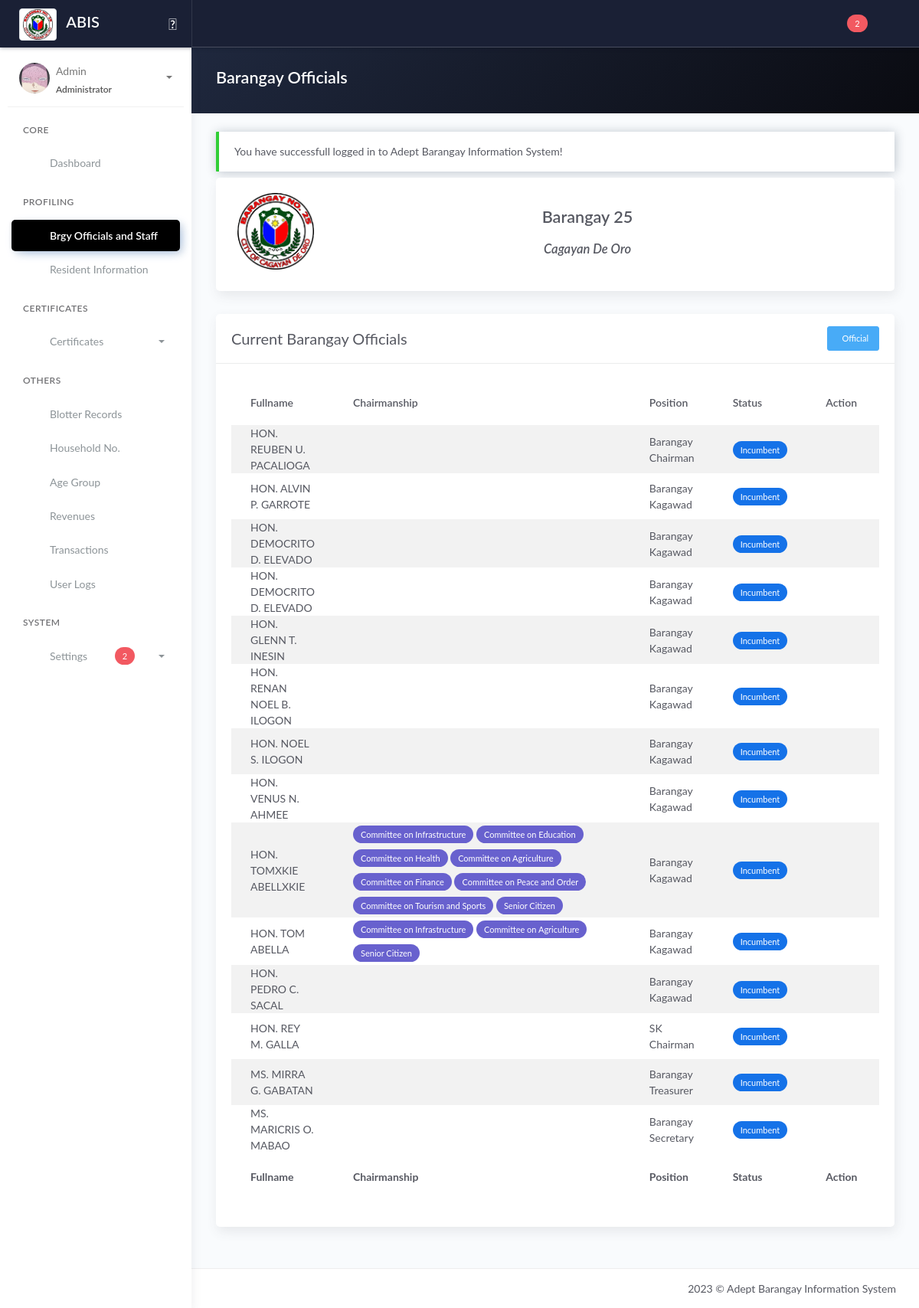
/officials.php (signed in), run on an earlier commit of the app's database.
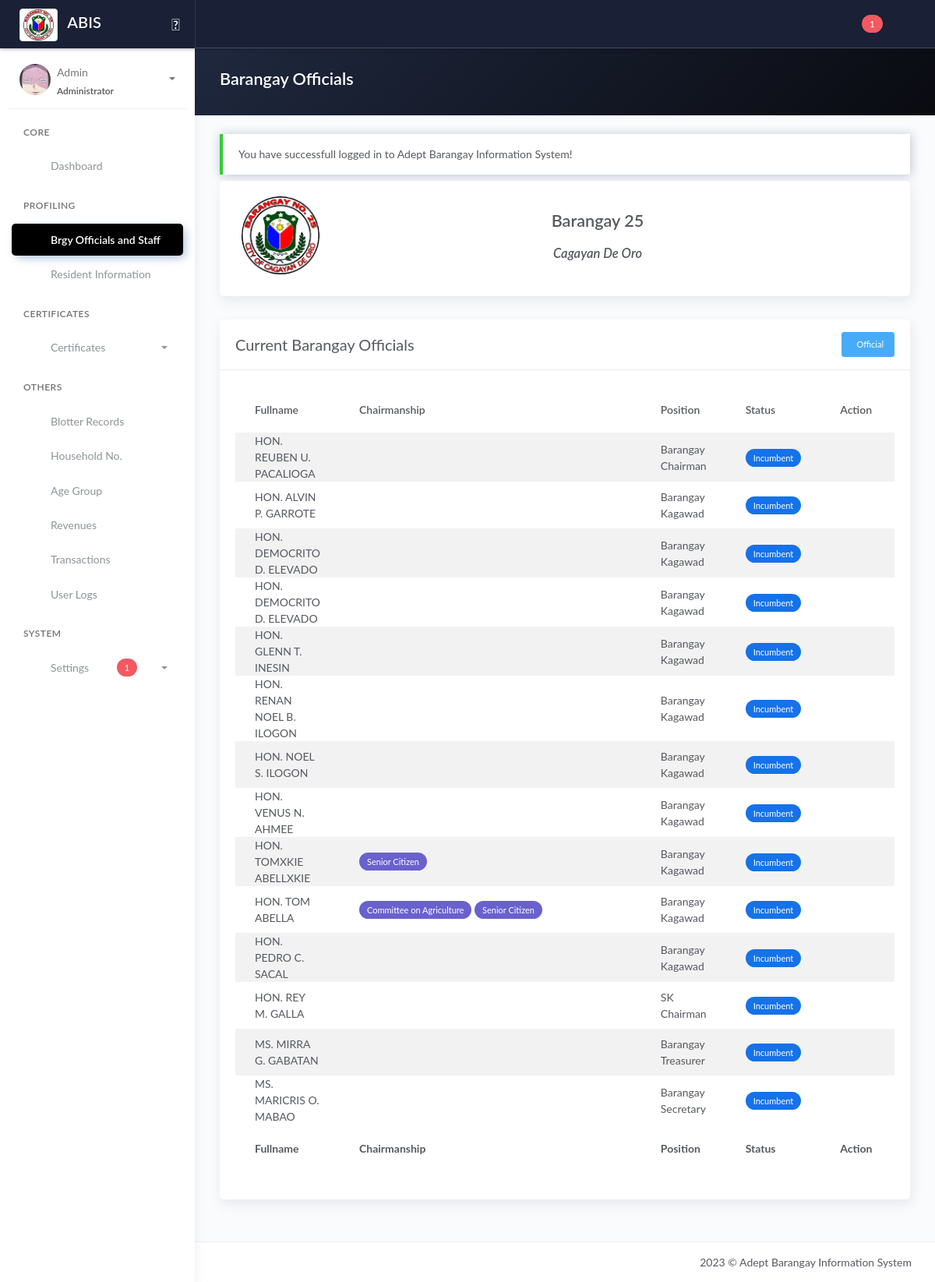
And on a later commit of the database.
### tables this page shows
CREATE TABLE `tblbrgy_info` (
  `id_brgy_info` int(11) NOT NULL,
  `province` varchar(100) DEFAULT NULL,
  `town` varchar(100) DEFAULT NULL,
  `brgy_name` varchar(50) DEFAULT NULL,
  `contact_number` varchar(50) DEFAULT NULL,
  `dashboard_text` text DEFAULT NULL,
  `image` varchar(200) DEFAULT NULL,
  `city_logo` varchar(100) DEFAULT NULL,
  `brgy_logo` varchar(100) DEFAULT NULL
);

CREATE TABLE `tblofficials` (
  `id_officials` int(11) NOT NULL,
  `honorifics` varchar(10) DEFAULT NULL,
  `name` varchar(50) DEFAULT NULL,
  `id_position` varchar(50) DEFAULT NULL,
  `termstart` date DEFAULT NULL,
  `termend` date DEFAULT NULL,
  `status` varchar(20) DEFAULT NULL
);

CREATE TABLE `tblposition` (
  `id_position` int(11) NOT NULL,
  `position` varchar(50) DEFAULT NULL,
  `order` int(11) DEFAULT NULL
);

CREATE TABLE `tblofficials_chairmanships` (
  `id_officials_chairmanship` int(11) NOT NULL,
  `id_officials` int(11) NOT NULL,
  `id_chairmanship` int(11) NOT NULL
);

CREATE TABLE `tblchairmanship` (
  `id_chairmanship` int(11) NOT NULL,
  `title` varchar(100) DEFAULT NULL
);

### templates/main-header.php (called while the page is built, shortened)
<?php include 'model/fetch_brgy_info.php' ?>

### model/fetch_brgy_info.php (called while the page is built, shortened)
<?php
    $query = "SELECT * FROM tblbrgy_info";
    $result = $conn->query($query);
	$row = $result->fetch_assoc();
	if($row){
		$town	     = $row['town'];
		$brgy 		 = $row['brgy_name'];
		$brgy_logo	 = $row['brgy_logo'];
	}
?>

### officials.php (shortened to what the rows shown need)
<?php include 'server/server.php' ?>
<?php
if (isset($_SESSION['role'])) {
	if ($_SESSION['role'] == 'staff') {
		$off_q = "SELECT *,tblofficials.id_officials as id, tblposition.id_position as pos_id FROM tblofficials JOIN tblposition ON tblposition.id_position=tblofficials.id_position  WHERE `status`='Incumbent' ORDER BY tblposition.order ASC ";
	} else {
		$off_q = "SELECT *,tblofficials.id_officials as id, tblposition.id_position as pos_id FROM tblofficials JOIN tblposition ON tblposition.id_position=tblofficials.id_position  ORDER BY tblposition.order ASC, `status` ASC ";
	}
} else {
	$off_q = "SELECT *,tblofficials.id_officials as id, tblposition.id_position as pos_id FROM tblofficials JOIN tblposition ON tblposition.id_position=tblofficials.id_position  WHERE `status`='Incumbent' ORDER BY tblposition.order DESC ";
}
$res_o = $conn->query($off_q);
$official = array();
while ($row = $res_o->fetch_assoc()) {
	$official[] = $row;
}
?>
<!DOCTYPE html>
<html lang="en">
<head>
	<?php include 'templates/header.php' ?>
</head>
<body>
	<div class="wrapper">
		<?php include 'templates/main-header.php' ?>
		<div class="main-panel">
			<div class="content">
				<div class="panel-header bg-dark-gradient">
					<div class="page-inner">
						<div class="d-flex align-items-left align-items-md-center flex-column flex-md-row">
							<div>
								<h2 class="text-white fw-bold">Barangay Officials</h2>
							</div>
						</div>
					</div>
				</div>
				<div class="page-inner">
					<div class="row mt--2">
						<div class="col-md-12">
							<div class="card">
								<div class="card-body">
									<div class="d-flex flex-wrap pb-2 justify-content-between">
										<div class="px-2 pb-2 pb-md-0 text-center">
											<img src="assets/uploads/<?= $brgy_logo ?>" class="img-fluid" width="100">
										</div>
										<div class="px-2 pb-2 pb-md-0 text-center">
											<h2 class="fw-bold mt-3"><?= ucwords($brgy) ?></h2>
											<h4 class="fw-bold mt-3"><i><?= ucwords($town) ?></i></h4>
										</div>
									</div>
								</div>
							</div>
							<div class="card">
								<div class="card-body">
									<div class="table-responsive">
										<table class="table table-striped">
											<thead>
												<tr>
													<th scope="col">Fullname</th>
													<th scope="col">Chairmanship</th>
													<th scope="col">Position</th>
													<?php if (isset($_SESSION['username'])) : ?>
														<?php if ($_SESSION['role'] == 'administrator') : ?>
															<th>Status</th>
														<?php endif ?>
														<th>Action</th>
													<?php endif ?>
												</tr>
											</thead>
											<tbody>
												<?php if (!empty($official)) : ?>
													<?php foreach ($official as $row) : ?>
														<tr>
															<td class="text-uppercase"><?= $row['honorifics'] ?> <?= $row['name'] ?></td>
															<td style="width: 50%;">
																<?php
																$id_official = $row['id_officials'];
																$query_get_chair = "SELECT * FROM tblofficials_chairmanships JOIN tblchairmanship ON tblchairmanship.id_chairmanship=tblofficials_chairmanships.id_chairmanship WHERE `id_officials` = '$id_official'";
																$result_get_chair = $conn->query($query_get_chair);
																$get_chair = array();
																while ($chair_row = $result_get_chair->fetch_assoc()) {
																	$get_chair[] = $chair_row;
																}
																if (!empty($get_chair)) {
																	foreach ($get_chair as $get_chair_row) {
																?>
																		<span class="badge badge-pill badge-secondary mt-1 mb-1"><?= $get_chair_row['title'] ?></span>
																<?php
																	}
																}
																?>
															</td>
															<td><?= $row['position'] ?></td>
															<?php if (isset($_SESSION['username'])) : ?>
																<?php if ($_SESSION['role'] == 'administrator') : ?>
																	<td><?= $row['status'] == 'Incumbent' ? '<span class="badge badge-primary">Incumbent</span>' : '<span class="badge badge-danger">Inactive</span>' ?></td>
																<?php endif ?>
																<td>
																	<a type="button" href="#edit<?= $row['id_officials'] ?>" data-toggle="modal" class="btn btn-link btn-primary" title="Edit Position">
																	</a>
																</td>
															<?php endif ?>
														</tr>
													<?php endforeach ?>
												<?php else : ?>
													<tr>
														<td colspan="3" class="text-center">No Available Data</td>
													</tr>
												<?php endif ?>
											</tbody>
											<tfoot>
												<tr>
													<th scope="col">Fullname</th>
													<th scope="col">Chairmanship</th>
													<th scope="col">Position</th>
													<?php if (isset($_SESSION['username'])) : ?>
														<?php if ($_SESSION['role'] == 'administrator') : ?>
															<th>Status</th>
														<?php endif ?>
														<th>Action</th>
													<?php endif ?>
												</tr>
											</tfoot>
										</table>
									</div>
								</div>
							</div>
						</div>
					</div>
				</div>
			</div>
		</div>
	</div>
	<?php include 'templates/footer.php' ?>
</body>
</html>

What changed in the data, as far as the page shows it:
removed tblofficials_chairmanships: id_chairmanship.title "Committee on Infrastructure", shown under tblofficials "TOMXKIE ABELLXKIE"
removed tblofficials_chairmanships: id_chairmanship.title "Committee on Education", shown under tblofficials "TOMXKIE ABELLXKIE"
removed tblofficials_chairmanships: id_chairmanship.title "Committee on Health", shown under tblofficials "TOMXKIE ABELLXKIE"
removed tblofficials_chairmanships: id_chairmanship.title "Committee on Agriculture", shown under tblofficials "TOMXKIE ABELLXKIE"
removed tblofficials_chairmanships: id_chairmanship.title "Committee on Finance", shown under tblofficials "TOMXKIE ABELLXKIE"
removed tblofficials_chairmanships: id_chairmanship.title "Committee on Peace and Order", shown under tblofficials "TOMXKIE ABELLXKIE"
removed tblofficials_chairmanships: id_chairmanship.title "Committee on Tourism and Sports", shown under tblofficials "TOMXKIE ABELLXKIE"
removed tblofficials_chairmanships: id_chairmanship.title "Committee on Infrastructure", shown under tblofficials "TOM ABELLA"
Also different on the page:
$resultSupport: "2" → "1"
